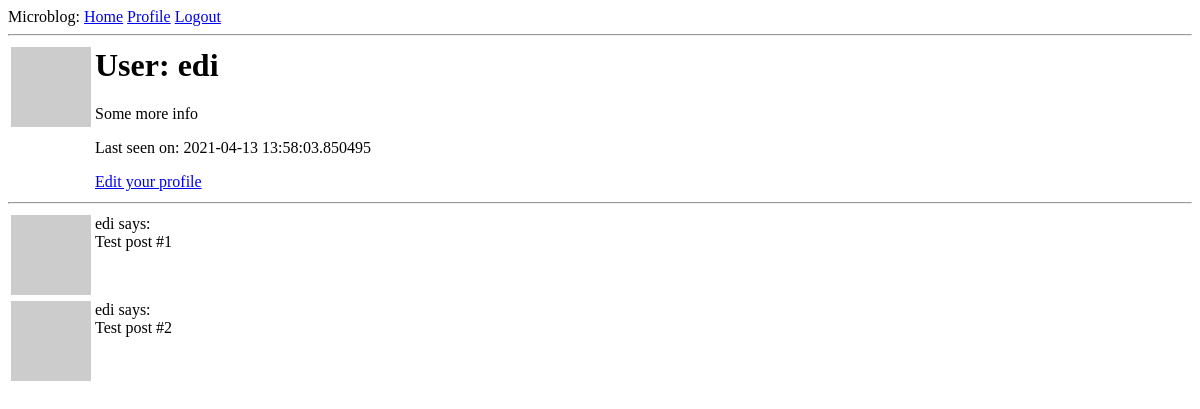
/user/edi (signed in), run on an earlier commit of the app's database.
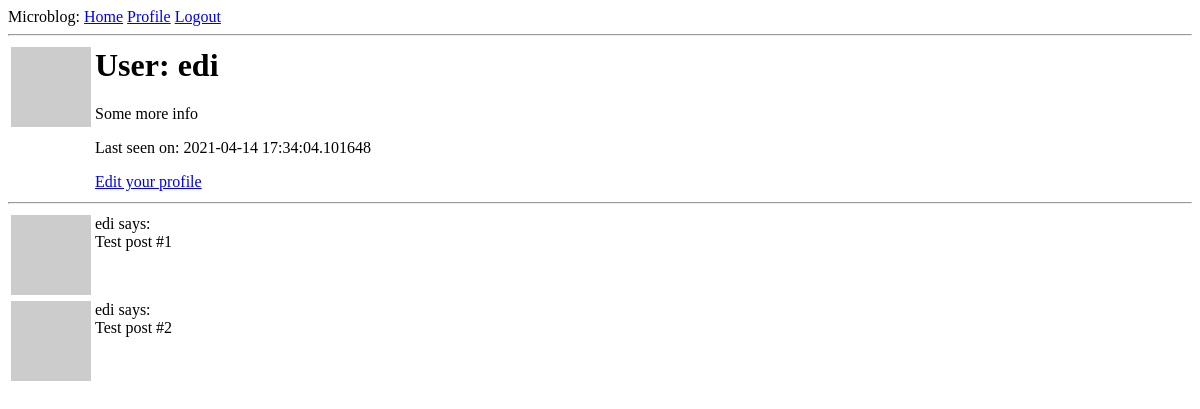
And on a later commit of the database.
### app/models.py (models this page shows, shortened)
class User(UserMixin, db.Model):
    id = db.Column(db.Integer, primary_key=True)
    username = db.Column(db.String(64), index=True, unique=True)
    email = db.Column(db.String(120), index=True, unique=True)
    password_hash = db.Column(db.String(128))
    """
    user.posts will retrieve all the Posts made by this User
    post.author will retrieve the User that made the Post
    """
    posts = db.relationship("Post", backref="author", lazy="dynamic")
    about_me = db.Column(db.String(140))
    last_seen = db.Column(db.DateTime, default = datetime.utcnow)
    """
    Define many-to-many relationship between User instances.
    user1 = user2 has the meaning of: user1 is following user2
        * secondary = sets association table defined above
        * primaryjoin = links follower with association table
        * secondaryjoin = links followed with association table
    """
    followed = db.relationship(
        "User", secondary = followers,
        primaryjoin=(followers.c.follower_id == id),
        secondaryjoin=(followers.c.followed_id == id),
        backref=db.backref("followers", lazy = "dynamic"), lazy = "dynamic")
    def avatar(self, size):
        digest = md5(self.email.lower().encode("utf-8")).hexdigest()
        return "https://www.gravatar.com/avatar/{}?d=identicon&s={}".format(digest, size)

### app/routes.py (the view)
@app.route("/user/<username>")
@login_required
def user(username):
    user = User.query.filter_by(username=username).first_or_404()
    posts = [
        {"author": user, "body": "Test post #1"},
        {"author": user, "body": "Test post #2"}
    ]
    return render_template("user.html", user=user, posts=posts)

### app/models.py (called while the page is built)
@login.user_loader
def load_user(id):
    return User.query.get(int(id))

### app/routes.py (called while the page is built)
@app.before_request
def before_request():
    if current_user.is_authenticated:
        current_user.last_seen = datetime.utcnow()
        db.session.commit()

### app/templates/user.html
{% extends "base.html" %}
{% block content %}
<table>
    <tr valign="top">
        <td><img src="{{ user.avatar(128) }}"</td>
        <td>
            <h1>User: {{ user.username }}</h1>
            {% if user.about_me %}
                <p>{{ user.about_me }}</p>
            {% endif %}
            {% if user.last_seen %}
                <p>Last seen on: {{ user.last_seen }}</p>
            {% endif %}
            {% if user == current_user %}
                <p><a href="{{ url_for('edit_profile') }}">Edit your profile</a></p>
            {% endif %}
        </td>
    </tr>
</table>
<hr>
{% for post in posts %}
    {% include "sub_post.html" %}
{% endfor %}
{% endblock %}

### app/templates/base.html (shortened to what this page needs)
<html>
    <head>
    </head>
    <body>
        <div>Microblog:
            <a href={{ url_for("index") }}>Home</a>
            {% if current_user.is_anonymous %}
            <a href={{ url_for("login") }}>Login</a>
            {% else %}
            <a href="{{ url_for('user', username=current_user.username) }}">Profile</a>
            <a href={{ url_for("logout") }}>Logout</a>
            {% endif %}
        </div>
        <hr>
        {% block content %}{% endblock %}
    </body>
</html>

### app/templates/sub_post.html
<table>
    <tr valign="top">
        <td><img src="{{ post.author.avatar(32) }}"</td>
        <td><p>{{ post.author.username }} says:<br>{{ post.body }}</p></td>
    </tr>
</table>

What changed in the data, as far as the page shows it:
changed User "edi": last_seen "2021-04-13 13:58:03.850495" → "2021-04-14 17:34:04.101648"
